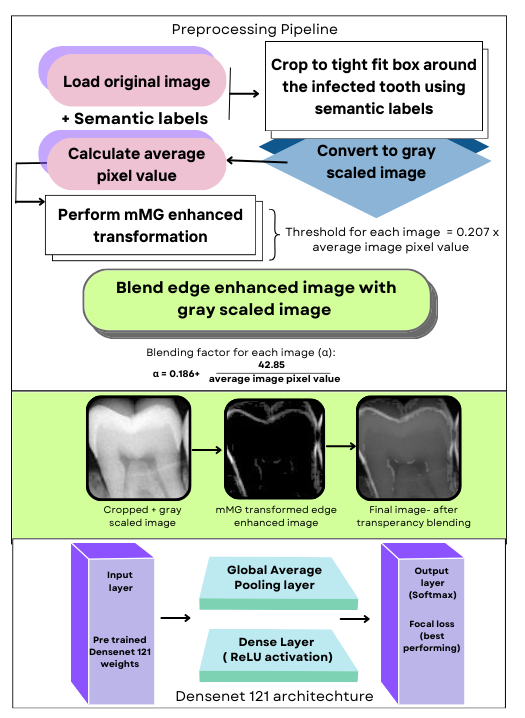
#> input picture assets/images/3.png, 525 x 718 px, given in place of 330e6650-20190160295.jpg, which was not available
$ jupyter execute --allow-errors radiograph_preprocessing.ipynb   (shell and % lines are left out)   (text cells are left out)
#> lines starting #> are read from the running program, lines starting #| are printed output that depends on the picture; pictures that were not available may be replaced by others from this repository, and a replacement may not be noted
[cell 1]
from google.colab import drive
import locale
import os
import cv2
import numpy as np
from google.colab.patches import cv2_imshow

# Mount Google Drive
drive.mount('/content/drive')
def getpreferredencoding(do_setlocale=True):
    return "UTF-8"
locale.getpreferredencoding = getpreferredencoding
# Change to the working directory
%cd drive/MyDrive/KCDH/project-1-at-2024-06-24-09-55-560eb9b3

[cell 2]
# Get image and label paths
img_paths = []
label_paths = []

#> (the rest of this cell did not finish here and is left out)

#> (a cell that did not finish here is left out)

[cell 4]
# [52 lines left out: function crop_image, not called in this run]

#> (a cell that did not finish here is left out)

[cell 6]
# Process all images and labels
output_folder = 'cropped_images'
processed_images = []
for img_path, lbl_path in zip(img_paths, label_paths):
    processed_image = crop_image(img_path, lbl_path)
    processed_image.append(processed_image, img_path)
    if processed_image is not None:
        # Save the processed image
        output_path = os.path.join(output_folder, os.path.basename(img_path))
        cv2.imwrite(output_path, processed_image)

[cell 7]
def enhancement_mmg(image, mv, T, avg_pixel_value):

    # Convert image to grayscale
    gray_image = cv2.cvtColor(image, cv2.COLOR_BGR2GRAY)

    # Define the structuring element
    B = cv2.getStructuringElement(cv2.MORPH_RECT, (3, 3))

    # Apply dilation and erosion
    dilated_image = cv2.dilate(gray_image, B)
    eroded_image = cv2.erode(gray_image, B)

    # Compute the morphological gradient (DmE)
    DmE = dilated_image - eroded_image

    # Apply the Enhancement mMG Algorithm
    enhanced_image = np.zeros_like(DmE, dtype=np.float32)
    for i in range(DmE.shape[0]):
        for j in range(DmE.shape[1]):
            if DmE[i, j] >= T:
                enhanced_image[i, j] = DmE[i, j] * mv

    # Normalize the result to the range 0-255
    alpha = 0.186 + (42.85/avg_pixel_value)

    enhanced_image = cv2.normalize(enhanced_image, None, 0, 255, cv2.NORM_MINMAX)
    enhanced_image = np.uint8(enhanced_image)
    blended = cv2.addWeighted(gray_image, alpha, enhanced_image, 1-alpha, 0)

    return blended, alpha

[cell 8]
from PIL import Image
import numpy as np

def average_pixel_value(image_path):
    # Open the image file
#> called with image_path = 'cropped_images/330e6650-20190160295.jpg'
    with Image.open(image_path) as img:
        # Convert the image to a numpy array
#> img is the input picture: PIL image 525x718 RGBA; mean R, G, B, A 205.1, 211.6, 204.3, 255
        img_array = np.array(img)

        # Calculate the average pixel value
        avg_pixel_value = np.mean(img_array)
#> avg_pixel_value = 219

    return avg_pixel_value

[cell 9]
import os
kappa = 0.20722607945068422

#> (the rest of this cell did not finish here and is left out)

#> (a cell that did not finish here is left out)

[cell 11]
avg_value= average_pixel_value("cropped_images/330e6650-20190160295.jpg")
#> avg_value = 219
img= cv2.imread("cropped_images/330e6650-20190160295.jpg")
#> img: shape (718, 525, 3)
kappa = 0.20722607945068422
thresh = kappa*avg_value
#> thresh = 45.38

alpha_kappa_image= enhancement_mmg(img, 10000 ,thresh ,avg_value)[0]
#> in enhancement_mmg, `gray_image = cv2.cvtColor(image, cv2.COLOR_BGR2GRAY)`:
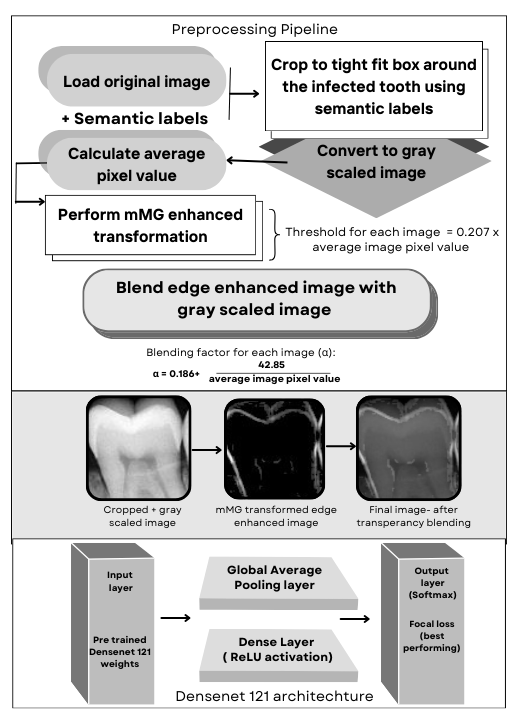
#> gray_image: shape (718, 525); min 0, max 255, mean 208.9
#> in enhancement_mmg, `dilated_image = cv2.dilate(gray_image, B)`:
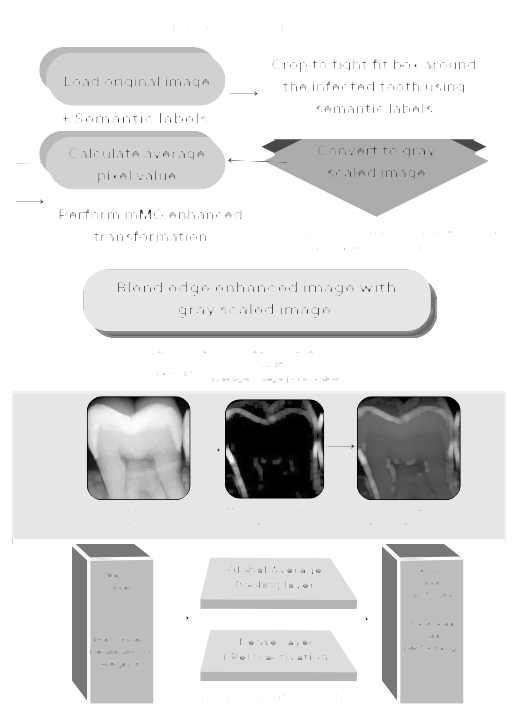
#> dilated_image: shape (718, 525); min 0, max 255, mean 224.4
#> in enhancement_mmg, `eroded_image = cv2.erode(gray_image, B)`:
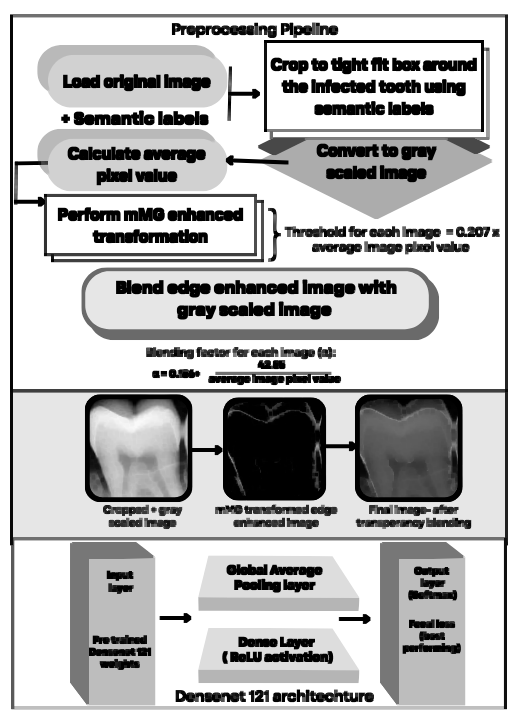
#> eroded_image: shape (718, 525); min 0, max 255, mean 187.7
#> in enhancement_mmg, `DmE = dilated_image - eroded_image`:
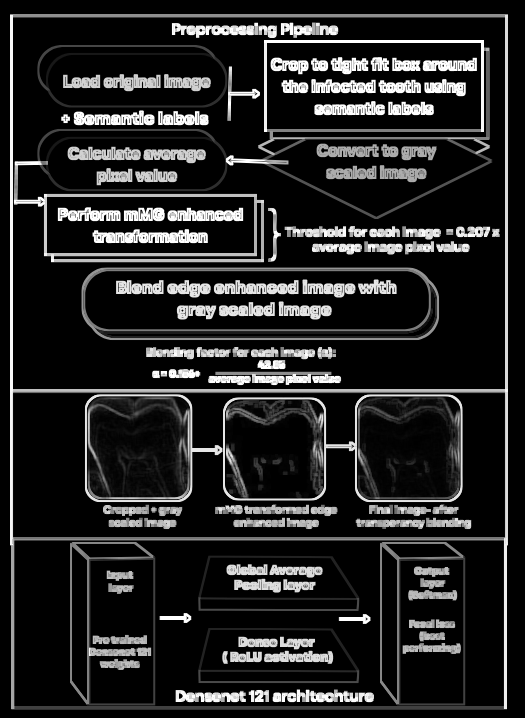
#> DmE: shape (718, 525); min 0, max 255, mean 36.7
#> in enhancement_mmg, `alpha = 0.186 + (42.85/avg_pixel_value)`: alpha = 0.382
#> in enhancement_mmg, `blended = cv2.addWeighted(gray_image, alpha, enhanced_image, 1-alpha, 0)`:
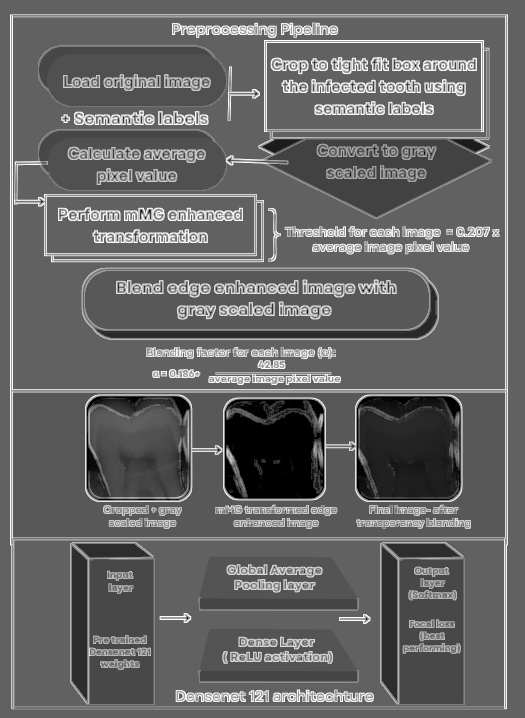
#> blended: shape (718, 525); min 0, max 255, mean 101.4
cv2_imshow(alpha_kappa_image)

$ run again, on Dataset/Dataset/1 surface filling/20190160127.jpg
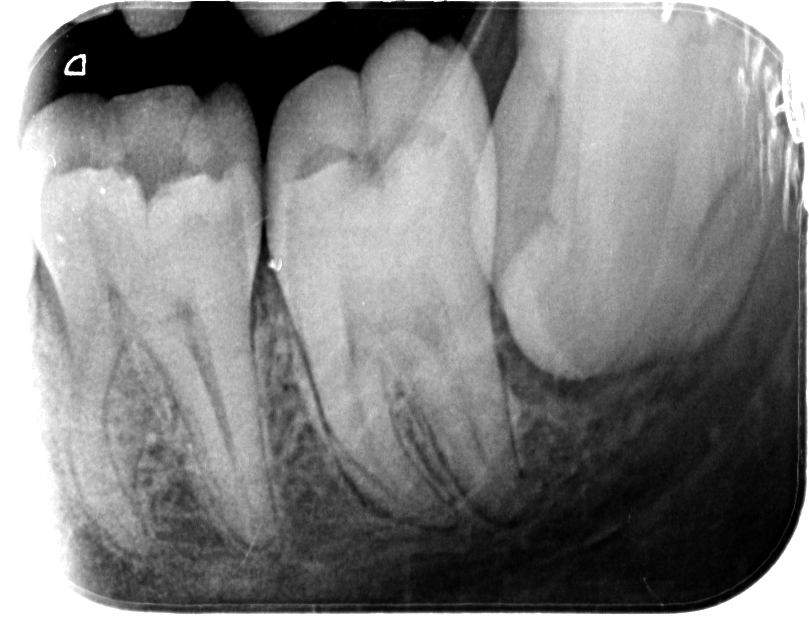
#> input picture Dataset/Dataset/1 surface filling/20190160127.jpg, 809 x 619 px, given in place of 330e6650-20190160295.jpg, which was not available
#> in average_pixel_value, img is the input picture: PIL image 809x619 L; min 0, max 255, mean 128
#> avg_pixel_value = 128
#> img: shape (619, 809, 3)
#> thresh = 26.52
#> in enhancement_mmg, `DmE = dilated_image - eroded_image`:
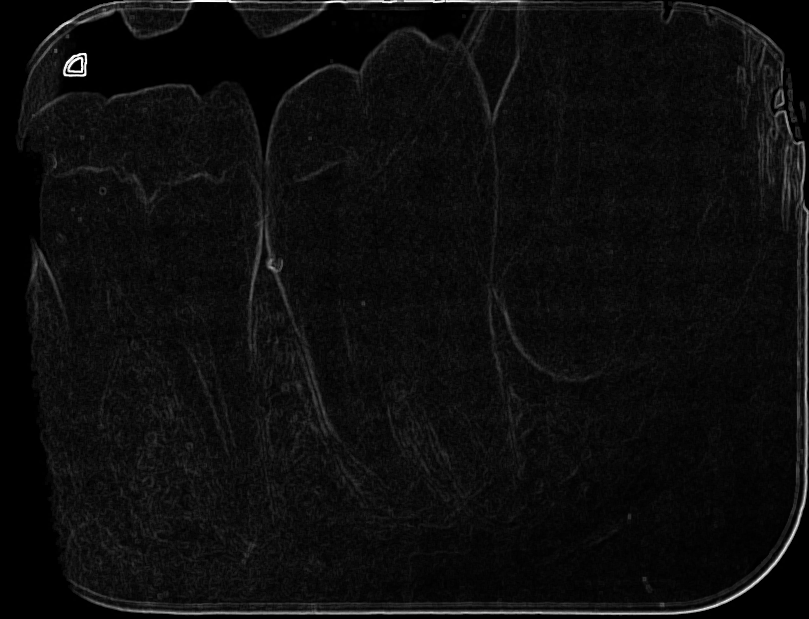
#> DmE: shape (619, 809); min 0, max 255, mean 13.4
#> alpha = 0.521
#> in enhancement_mmg, `blended = cv2.addWeighted(gray_image, alpha, enhanced_image, 1-alpha, 0)`:
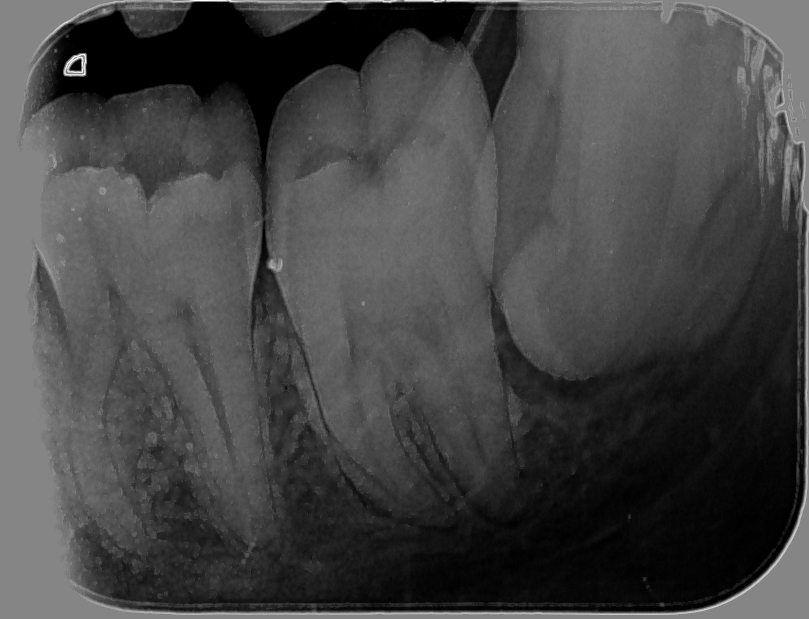
#> blended: shape (619, 809); min 0, max 255, mean 68.6

$ run again, on Dataset/Dataset/1 surface filling/20190160233.jpg
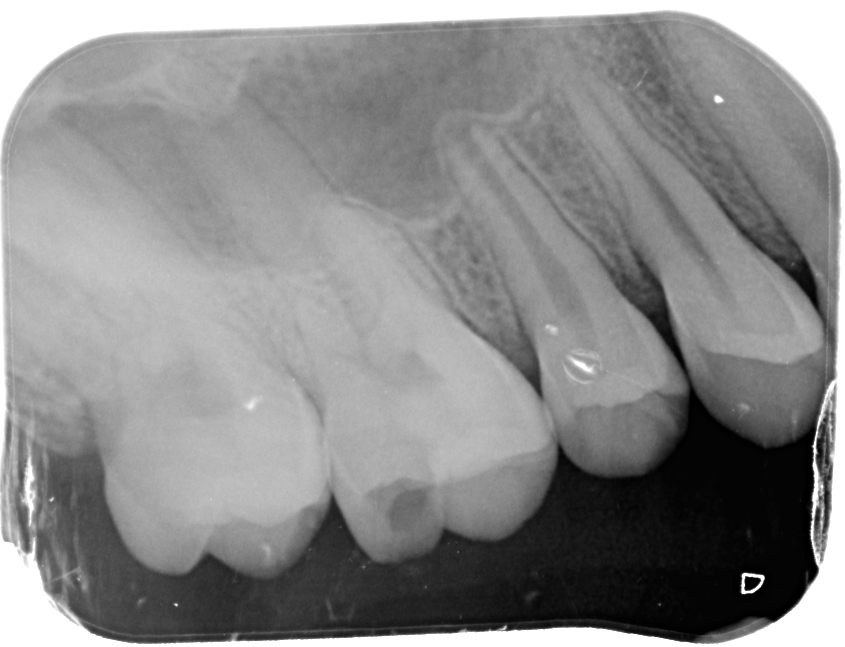
#> input picture Dataset/Dataset/1 surface filling/20190160233.jpg, 845 x 647 px, given in place of 330e6650-20190160295.jpg, which was not available
#> in average_pixel_value, img is the input picture: PIL image 845x647 L; min 0, max 255, mean 138.3
#> avg_pixel_value = 138.3
#> img: shape (647, 845, 3)
#> thresh = 28.66
#> in enhancement_mmg, `DmE = dilated_image - eroded_image`:
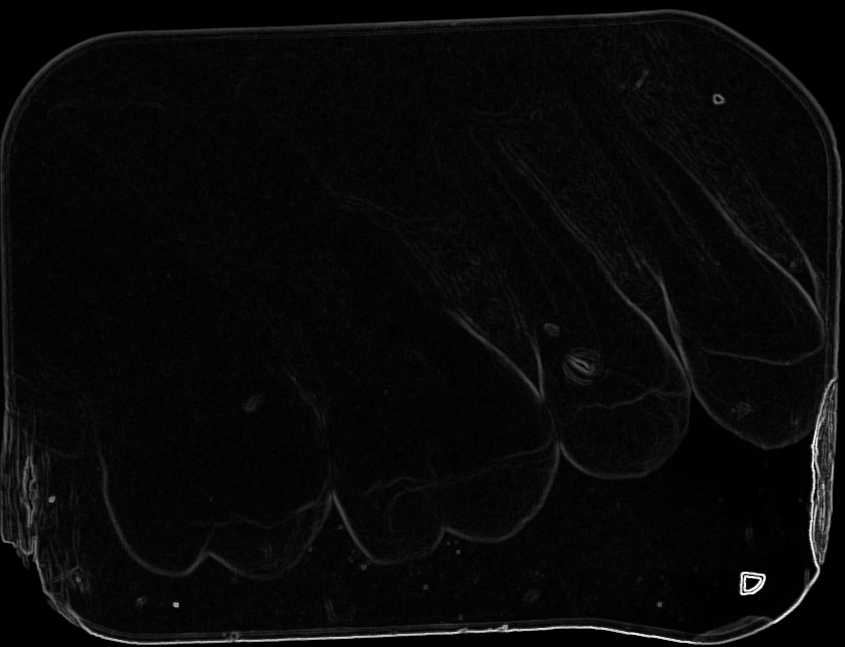
#> DmE: shape (647, 845); min 0, max 255, mean 8.4
#> alpha = 0.496
#> in enhancement_mmg, `blended = cv2.addWeighted(gray_image, alpha, enhanced_image, 1-alpha, 0)`:
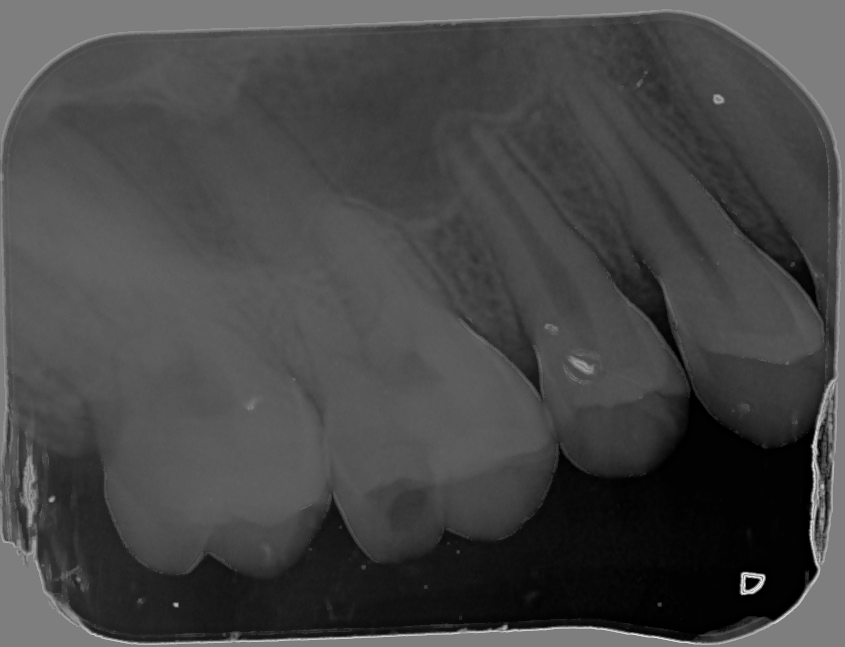
#> blended: shape (647, 845); min 0, max 250, mean 69.9
